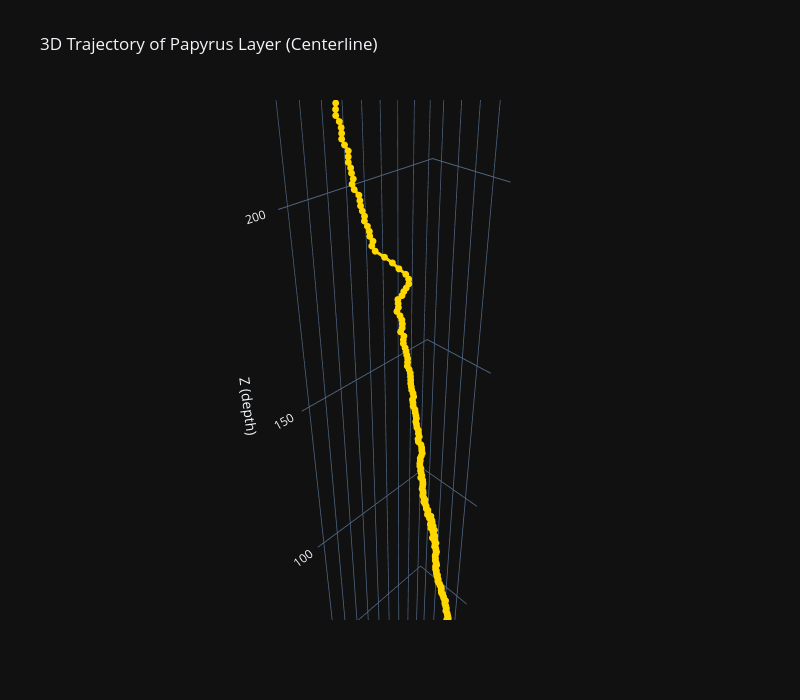

Source (notebook cell):
### Code cell
centroids = []
for z in range(label.shape[0]):
    mask = label[z] == 1
    if np.any(mask):
        y_coords, x_coords = np.where(mask)
        centroids.append([z, y_coords.mean(), x_coords.mean()])

centroids = np.array(centroids)

fig = go.Figure(
    data=go.Scatter3d(
        x=centroids[:, 2],
        y=centroids[:, 1],
        z=centroids[:, 0],
        mode="lines+markers",
        line=dict(color="gold", width=6),
        marker=dict(size=4, color="#FFD700", symbol="circle"),
    )
)

fig.update_layout(
    title="3D Trajectory of Papyrus Layer (Centerline)",
    scene=dict(
        xaxis_title="X (width)",
        yaxis_title="Y (height)",
        zaxis_title="Z (depth)",
        aspectmode="data",
    ),
    width=800,
    height=700,
    template="plotly_dark",
)

fig.show()

### Figure 1 — Plotly figure (JSON) as saved in the notebook; plotly's stock layout.template omitted (floating-point values rounded to 4 significant figures; data arrays with more than 128 entries replaced by an {"elided": "..."} marker saying what was removed)
{"data": [{"line": {"color": "gold", "width": 6}, "marker": {"color": "#FFD700", "size": 4, "symbol": "circle"}, "mode": "lines+markers", "type": "scatter3d", "x": {"elided": "320 float values"}, "y": {"elided": "320 float values"}, "z": {"elided": "320 float values"}}], "layout": {"height": 700, "scene": {"aspectmode": "data", "xaxis": {"title": {"text": "X (width)"}}, "yaxis": {"title": {"text": "Y (height)"}}, "zaxis": {"title": {"text": "Z (depth)"}}}, "title": {"text": "3D Trajectory of Papyrus Layer (Centerline)"}, "width": 800}}
